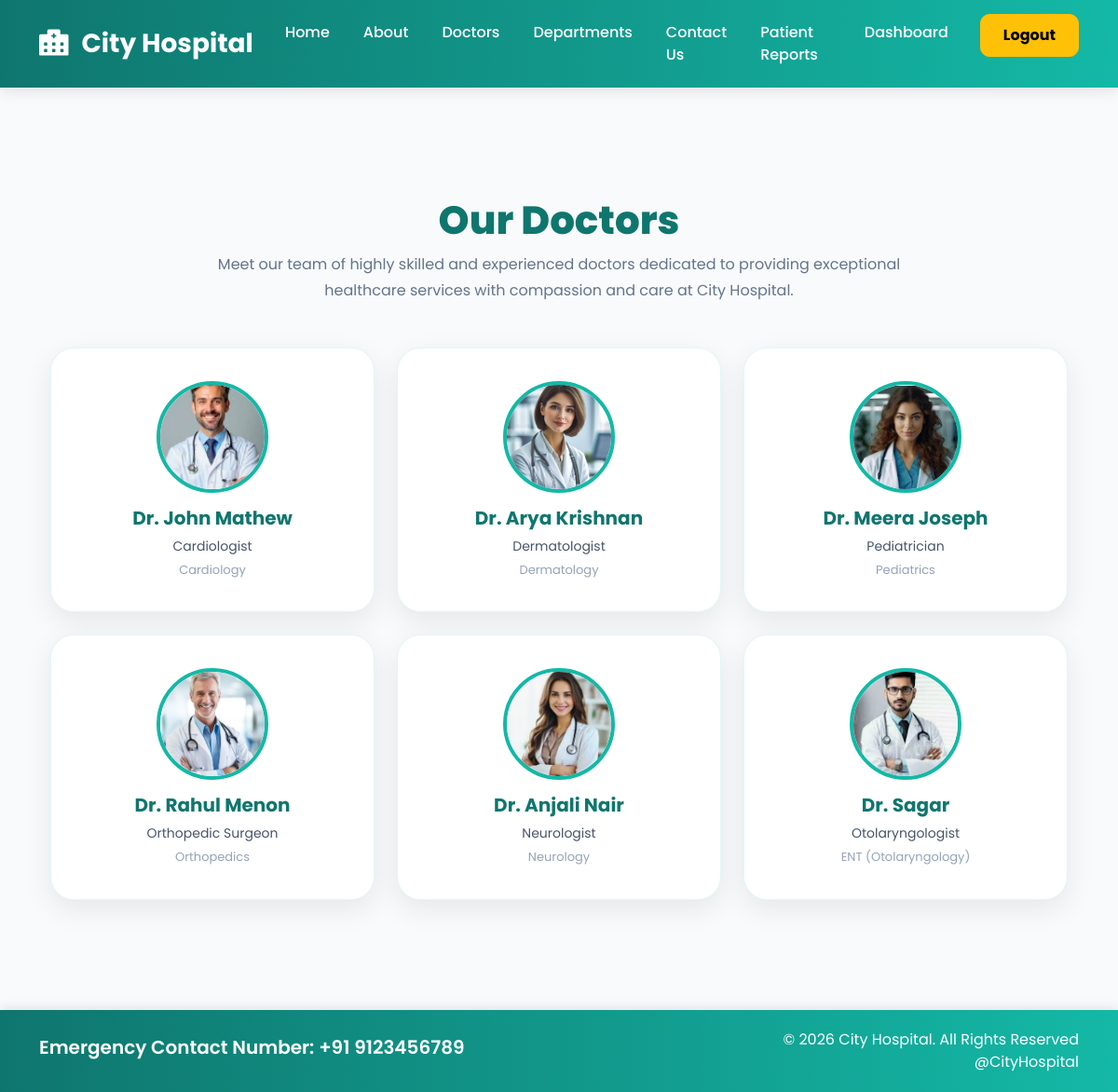
Screenshot of /doctors/ (signed in) with the database file from the repository.
### home/models.py (models this page shows, shortened)
class Doctors(models.Model):
    user = models.OneToOneField(
        settings.AUTH_USER_MODEL,
        on_delete=models.CASCADE,
        null=True,
        blank=True
    )
    doc_name = models.CharField(
        max_length=100
    )
    doc_spec = models.CharField(
        max_length=100
    )
    dep_name = models.ForeignKey(
        Department,
        on_delete=models.CASCADE
    )
    dep_image = models.ImageField(
        upload_to='doctors/'
    )

class Department(models.Model):
    dep_name = models.CharField(
        max_length=100
    )
    dep_description = models.TextField()

### home/views.py (the view)
# urls.py: path('doctors/', views.doctors, name='doctors'),
@login_required(login_url='login')
def doctors(request):
    docs = Doctors.objects.all()
    return render(request, 'doctors.html', {
        'docs': docs
    })

### template/doctors.html (shortened to what this page needs)
{% extends "base.html" %}
{% block content %}
<section class="doctors-section">
    <div class="container">
        <div class="text-center doctors-title mb-5">
            <h2>Our Doctors</h2>
            <p>
                Meet our team of highly skilled and experienced doctors
                dedicated to providing exceptional healthcare services with
                compassion and care at City Hospital.
            </p>
        </div>
        <div class="row g-4">
            {% for d in docs %}
            <div class="col-md-4 col-sm-6">
                <div class="doctor-card">
                    <img src="{{ d.dep_image.url }}"
                        alt="Doctor Image">
                    <h5>{{ d.doc_name }}</h5>
                    <div class="spec">
                        {{ d.doc_spec }}
                    </div>
                    <div class="dept">
                        {{ d.dep_name.dep_name }}
                    </div>
                </div>
            </div>
            {% empty %}
            <p class="no-doctors">
                No doctors available at the moment.
            </p>
            {% endfor %}
        </div>
    </div>
</section>
{% endblock %}

### template/base.html (style rules this page uses)
* { margin: 0; padding: 0; box-sizing: border-box; }
body { font-family: 'Poppins', sans-serif; background-color: #f8fafc; color: #1e293b; min-height: 100vh; display: flex; flex-direction: column; }

### template/doctors.html (style rules this page uses)
body { background: #f8fafc; }
.doctors-section { padding: 70px 0; }
.doctors-title h2 { font-size: 42px; font-weight: 800; color: #0f766e; }
.doctors-title p { max-width: 750px; margin: auto; color: #64748b; font-size: 16px; line-height: 1.7; }
.doctor-card { background: white; border-radius: 25px; padding: 35px 25px; text-align: center; box-shadow: 0 10px 30px rgba(0,0,0,0.08); transition: 0.35s ease; height: 100%; border: 1px solid rgba(20,184,166,0.12); }
.doctor-card img { width: 120px; height: 120px; object-fit: cover; border-radius: 50%; border: 4px solid #14b8a6; margin-bottom: 15px; transition: 0.3s ease; }
.doctor-card h5 { font-size: 20px; font-weight: 700; color: #0f766e; margin-bottom: 8px; }
.doctor-card .spec { font-size: 14px; color: #475569; margin-bottom: 5px; }
.doctor-card .dept { font-size: 13px; color: #94a3b8; }

### rows the page displays
Doctors: dep_image (picture), doc_name "Dr. John Mathew", doc_spec "Cardiologist", dep_name.dep_name "Cardiology"
Doctors: dep_image (picture), doc_name "Dr. Arya Krishnan", doc_spec "Dermatologist", dep_name.dep_name "Dermatology"
Doctors: dep_image (picture), doc_name "Dr. Meera Joseph", doc_spec "Pediatrician", dep_name.dep_name "Pediatrics"
Doctors: dep_image (picture), doc_name "Dr. Rahul Menon", doc_spec "Orthopedic Surgeon", dep_name.dep_name "Orthopedics"
Doctors: dep_image (picture), doc_name "Dr. Anjali Nair", doc_spec "Neurologist", dep_name.dep_name "Neurology"
Doctors: dep_image (picture), doc_name "Dr. Sagar", doc_spec "Otolaryngologist", dep_name.dep_name "ENT (Otolaryngology)"
